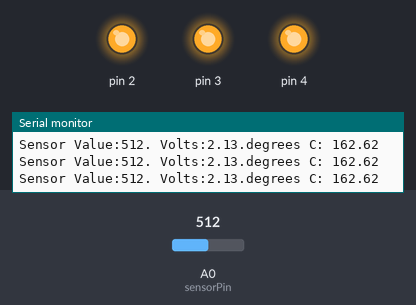
This sketch was run on a simulated Arduino Uno, built with avr-gcc and run on an emulated ATmega328P. Shown: output pins drawn as LEDs (lit = HIGH), the last lines printed to the serial monitor. Inputs (shaded band) come from the test bench; at power-on: A0 (sensorPin) = 512.

Above: at 1.2 s.
1.3 s: A0 (sensorPin) set to 275
4.3 s: A0 (sensorPin) set to 262
At 5.0 s:
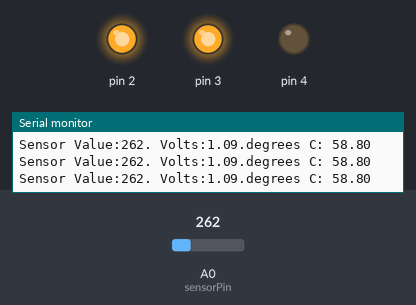
5.8 s: A0 (sensorPin) set to 122
At 6.7 s:
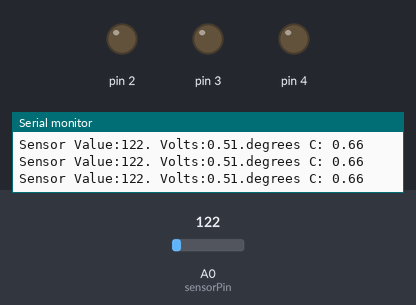
Timing chart, 0 to 8.8 s (numbered marks = the images above; inputs shaded):
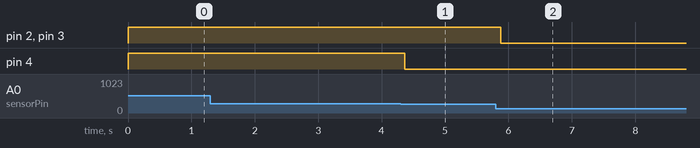

The sketch:

Love-Meter.ino
```cpp
const  int sensorPin = A0;
const float baselineTemp = 53.0;

void setup() {
  // put your setup code here, to run once:
  Serial.begin(9600);

  for(int pinNumber=2;pinNumber<5;pinNumber++){
    pinMode(pinNumber, OUTPUT);
    digitalWrite(pinNumber, LOW);
    }

}

void loop() {

  // put your main code here, to run repeatedly:
  int sensorVal = analogRead(sensorPin);
  Serial.print("Sensor Value:");
  Serial.print(sensorVal);

  //convert the ADC reading to voltage
  float voltage = (sensorVal/1204.0)*5.0;
  Serial.print(". Volts:");
  Serial.print(voltage);

  Serial.print(".degrees C: ");

  //convert the voltage to temperature in degrees
  float temperature= (voltage -.5)*100;
  Serial.println(temperature);

  if(temperature<baselineTemp+1){
    digitalWrite(2,LOW);
    digitalWrite(3,LOW);
    digitalWrite(4,LOW);
  }else if(temperature>=baselineTemp+2&&
  temperature<baselineTemp+4){
    digitalWrite(2,HIGH);
    digitalWrite(3,LOW);
    digitalWrite(4,LOW);
    }else if(temperature >= baselineTemp+2 &&
    temperature < baselineTemp+6){
      digitalWrite(2,HIGH);
      digitalWrite(3,HIGH);
      digitalWrite(4,LOW);
     }else if (temperature >= baselineTemp+3){
      digitalWrite(2,HIGH);
      digitalWrite(3,HIGH);
      digitalWrite(4,HIGH);
      }
      delay(1);
    }
```

Measured:
- the behaviour switches between 263 and 262 on A0 (sensorPin) (found by bisection; images 0 and 1)
- after the input at 4.3 s, pin 4: HIGH → LOW after 0.06 s
- after the input at 5.8 s, pin 2, pin 3: HIGH → LOW after 0.08 s
